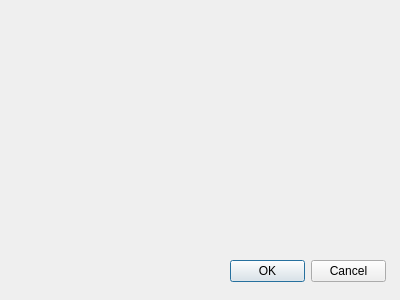
<?xml version="1.0" encoding="UTF-8"?>
<ui version="4.0">
 <class>[class]</class>
 <widget class="QDialog" name="[class]">
  <property name="geometry">
   <rect>
    <x>0</x>
    <y>0</y>
    <width>400</width>
    <height>300</height>
   </rect>
  </property>
  <property name="windowTitle">
   <string>[class::words]</string>
  </property>
  <widget class="QDialogButtonBox" name="uiDialogBTNS">
   <property name="geometry">
    <rect>
     <x>230</x>
     <y>260</y>
     <width>156</width>
     <height>23</height>
    </rect>
   </property>
   <property name="standardButtons">
    <set>QDialogButtonBox::Cancel|QDialogButtonBox::Ok</set>
   </property>
  </widget>
 </widget>
 <resources/>
 <connections/>
</ui>
